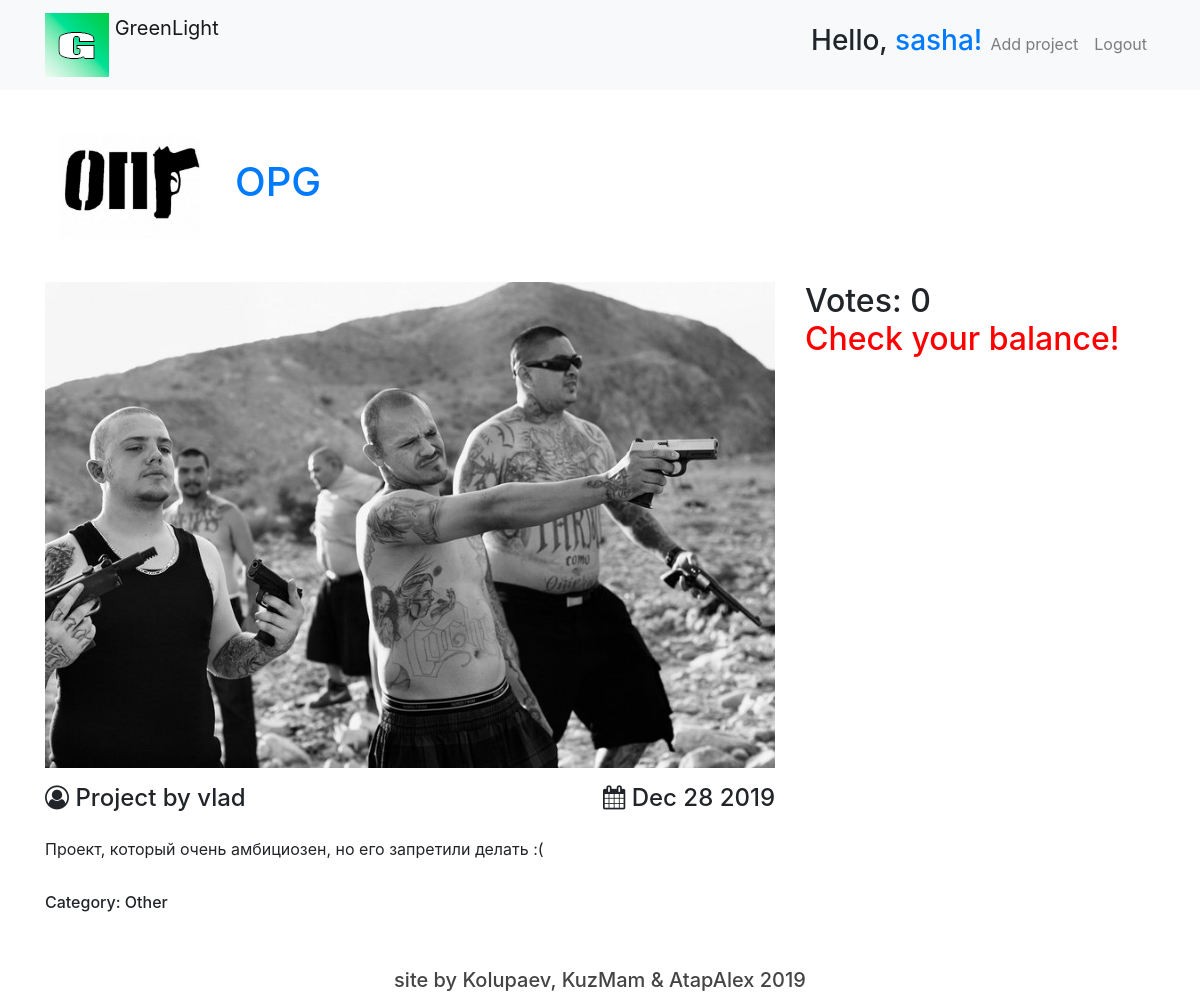
Screenshot of /products/41 (signed in) with the database file from the repository.
### products/models.py (models this page shows, shortened)
class Product(models.Model):
    title = models.CharField(max_length=255)
    pub_date = models.DateTimeField()
    body = models.TextField()
    url = models.TextField()
    image = models.ImageField(upload_to='images/')
    icon = models.ImageField(upload_to='images/')
    votes_total = models.IntegerField(default=0)
    hunter = models.ForeignKey(User, on_delete=models.CASCADE)
    category = models.ForeignKey('Category', null=True, on_delete=models.PROTECT)
    def pub_date_pretty(self):
        return self.pub_date.strftime('%b %e %Y')

class Category(models.Model):
    name = models.CharField(max_length=40, verbose_name='Категория')
    def __str__(self):
        return self.name

### products/views.py (the view)
# urls.py: path('<int:product_id>', views.detail, name='detail'),
@login_required
def detail(request, product_id):
    product = get_object_or_404(Product, pk=product_id)
    try:
        isVoted = request.user.profile.liked_projects.get(id=product_id) != None
    except Product.DoesNotExist:
        isVoted = False
    finally:
        return render(request, 'products/detail.html', {'product': product, 'user': request.user, 'isVoted': isVoted})

### products/templates/products/detail.html (shortened to what this page needs)
{% extends 'base.html' %}
{% block content %}
<div class="row pt-3" style="display: flex; flex-direction: row;">
  <div class="col-2">
    <a href="{{ product.url }}">
    <img src="{{ product.icon.url }}" class="img-fluid">
    </a>
  </div>
  <div class="col-10" style="margin: auto !important;">
    <a href="{{ product.url }}"><h1>{{product.title}}</h1></a>
  </div>
</div>
<div class="row pt-3">
  <div class="col-8">
    <img src="{% if product.image %} {{product.image.url}} {%endif%}" class="img-fluid">
  </div>
  <div class="col-4">
      {% if product.hunter != user  %}
          {% if not isVoted %}
          {% if user.profile.balance > 0  %}
    <a href="javascript: {document.getElementById('upvote{{ product.id }}').submit()}"><button class="btn btn-primary btn-lg btn-block"><i class="fa fa-thumbs-up" aria-hidden="true">
      UpVote {{product.votes_total}} </i></button></a>
          {% else %}
              <h2>Votes: {{product.votes_total}}<br> <span style="color: red">Check your balance!</span></h2>
          {% endif %}
              {% else %}
              <h2> Votes: {{ product.votes_total }} <br> you voted!</h2>
    <a href="javascript: {document.getElementById('downvote{{ product.id }}').submit()}">Remove vote</a>
              {% endif %}
      {% else %}
          <h2> Votes: {{ product.votes_total }}</h2>
      {% endif %}
  </div>
</div>
<div class="row pt-3">
    <div class="col-4" >
      <h4><i class="fa fa-user-circle-o" aria-hidden="true"></i> Project by {{product.hunter.username}}</h4>
    </div>
    <div class="col-4 text-right">
        <h4><i class="fa fa-calendar" aria-hidden="true"></i> {{product.pub_date_pretty}}</h4>
      </div>
    </div>
    <div class="row pt-3">
        <div class="col-8">
          <p>{{product.body}}</p>
        </div>
      </div>
        <div class="row pt-3">
        <div class="col-9">
          <h6>Category: {{product.category}}</h6>
        </div>
      </div>
  </div>
{% endblock %}

### producthunt/templates/base.html (shortened to what this page needs)
<!doctype html>
<html lang="en">
{% load staticfiles %}
<head>
  <link rel="stylesheet" href="https://stackpath.bootstrapcdn.com/bootstrap/4.1.3/css/bootstrap.min.css">
  <link rel="stylesheet" href="https://cdnjs.cloudflare.com/ajax/libs/font-awesome/4.7.0/css/font-awesome.min.css">
</head>
<body>
  <header>
    <nav class="navbar navbar-expand-lg navbar-light bg-light">
      <div class="container">
        <a class="navbar-brand" href="{% url 'home' %}">
          <img src="/static/logo.png" class="d-inline-block align-top" height=64 width=64  />
          GreenLight</a>
        <div class="collapse navbar-collapse" id="navbarNavAltMarkup">
          <div class="navbar-nav ml-auto">
            {% if user.is_authenticated %}
                <h3 class=class="lead">Hello, <a href="{% url 'profile' %}">{{ user.username }}!</a></h3>
                <a class="nav-item nav-link" href="{% url 'create' %}">Add project</a>
              <a class="nav-item nav-link" href="javascript:{document.getElementById('logout').submit()}">Logout</a>
            {% else %}
             <h3>Welcome to the club!</h3>
            <a class="nav-item nav-link" href="{% url 'signup' %}">Sign up</a>
            <a class="nav-item nav-link" href="{% url 'login' %}">Login</a>
            {% endif %}
          </div>
        </div>
      </div>
    </nav>
  </header>
  <div class="container">
    {% block content %}
    {% endblock %}
  <footer class="text-muted pt-5" style="margin: auto;">
    <div class="container text-center">
     <h5 style="color: #444444">site by Kolupaev, KuzMam & AtapAlex  {% now "Y" %} </h5>
    </div>
  </footer>
</body>
</html>

### rows the page displays
Product: icon (picture), title "OPG", image (picture), votes_total "0", hunter.username "vlad", pub_date_pretty "Dec 28 2019", body "Проект, который очень амбициозен, но его запретили делать :(", category "Other"

### other values shown
{{ user.username }} "sasha"
